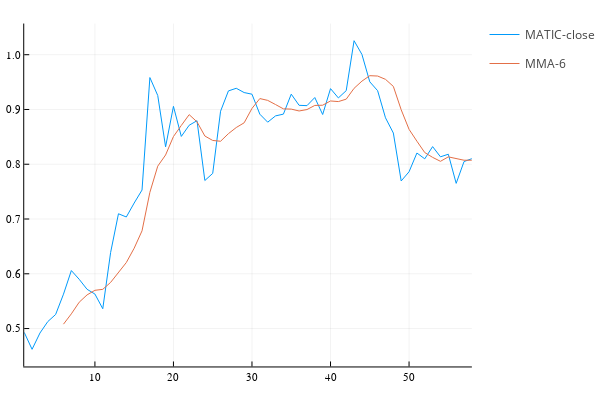

The notebook cell saved with this chart:
### Code cell
P=6
plot(preco,lab="MATIC-close")
plot!(MMA(preco,P),lab=string("MMA","-",P))

### Figure 1 — Plotly figure (JSON) as saved in the notebook; plotly's stock layout.template omitted (floating-point values rounded to 4 significant figures)
{"data": [{"colorbar": {"title": {"text": ""}}, "legendgroup": "MATIC-close", "line": {"color": "rgba(0, 154, 250, 1.000)", "dash": "solid", "shape": "linear", "width": 1}, "mode": "lines", "name": "MATIC-close", "showlegend": true, "type": "scatter", "x": [1, 2, 3, 4, 5, 6, 7, 8, 9, 10, 11, 12, 13, 14, 15, 16, 17, 18, 19, 20, 21, 22, 23, 24, 25, 26, 27, 28, 29, 30, 31, 32, 33, 34, 35, 36, 37, 38, 39, 40, 41, 42, 43, 44, 45, 46, 47, 48, 49, 50, 51, 52, 53, 54, 55, 56, 57, 58], "xaxis": "x", "y": [0.493, 0.4621, 0.4918, 0.5127, 0.5257, 0.5628, 0.6059, 0.5899, 0.5717, 0.563, 0.5362, 0.6389, 0.7096, 0.7037, 0.7292, 0.7529, 0.9583, 0.9255, 0.8318, 0.9057, 0.8508, 0.8712, 0.8795, 0.7703, 0.7833, 0.8968, 0.9339, 0.9387, 0.9309, 0.9279, 0.8914, 0.8768, 0.8883, 0.8915, 0.928, 0.9076, 0.907, 0.9218, 0.8908, 0.9381, 0.9211, 0.9344, 1.026, 1.0, 0.9505, 0.9343, 0.8848, 0.857, 0.7695, 0.7863, 0.8205, 0.8099, 0.8322, 0.8136, 0.8183, 0.7651, 0.8049, 0.8102], "yaxis": "y", "zmax": null, "zmin": null}, {"colorbar": {"title": {"text": ""}}, "legendgroup": "MMA-6", "line": {"color": "rgba(227, 111, 71, 1.000)", "dash": "solid", "shape": "linear", "width": 1}, "mode": "lines", "name": "MMA-6", "showlegend": true, "type": "scatter", "x": [6, 7, 8, 9, 10, 11, 12, 13, 14, 15, 16, 17, 18, 19, 20, 21, 22, 23, 24, 25, 26, 27, 28, 29, 30, 31, 32, 33, 34, 35, 36, 37, 38, 39, 40, 41, 42, 43, 44, 45, 46, 47, 48, 49, 50, 51, 52, 53, 54, 55, 56, 57, 58], "xaxis": "x", "y": [0.508, 0.5268, 0.5481, 0.5615, 0.5698, 0.5716, 0.5843, 0.6016, 0.6205, 0.6468, 0.6784, 0.7488, 0.7965, 0.8169, 0.8506, 0.8708, 0.8906, 0.8774, 0.8516, 0.8435, 0.842, 0.8558, 0.8671, 0.8756, 0.9019, 0.9199, 0.9166, 0.909, 0.9011, 0.9007, 0.8973, 0.8999, 0.9074, 0.9078, 0.9156, 0.9144, 0.9189, 0.9386, 0.9517, 0.9617, 0.9611, 0.955, 0.9421, 0.8994, 0.8637, 0.8421, 0.8213, 0.8126, 0.8053, 0.8135, 0.8099, 0.8073, 0.8074], "yaxis": "y", "zmax": null, "zmin": null}], "layout": {"annotations": [], "height": 400, "legend_position": {"bgcolor": "rgba(255, 255, 255, 1.000)", "bordercolor": "rgba(0, 0, 0, 1)", "borderwidth": 1, "font": {"color": "rgba(0, 0, 0, 1)", "family": "sans-serif", "size": 11}, "title": {"font": {"color": "rgba(0, 0, 0, 1)", "family": "sans-serif", "size": 15}, "text": ""}, "tracegroupgap": 0, "traceorder": "normal", "x": 1, "xanchor": "auto", "y": 1, "yanchor": "auto"}, "margin": {"b": 20, "l": 0, "r": 0, "t": 20}, "paper_bgcolor": "rgba(255, 255, 255, 1.000)", "plot_bgcolor": "rgba(255, 255, 255, 1.000)", "showlegend": true, "width": 600, "xaxis": {"anchor": "y", "autorange": true, "domain": [0.05101, 0.9934], "gridcolor": "rgba(0, 0, 0, 0.1)", "gridwidth": 0.5, "linecolor": "rgba(0, 0, 0, 1)", "mirror": false, "range": [1, 58], "showgrid": true, "showline": true, "showticklabels": true, "tickangle": 0, "tickcolor": "rgb(0, 0, 0)", "tickfont": {"color": "rgba(0, 0, 0, 1)", "family": "sans-serif", "size": 11}, "tickmode": "array", "ticks": "inside", "ticktext": ["0", "10", "20", "30", "40", "50"], "tickvals": [0, 10, 20, 30, 40, 50], "title": {"font": {"color": "rgba(0, 0, 0, 1)", "family": "sans-serif", "size": 15}, "text": ""}, "type": "linear", "visible": true, "zeroline": false, "zerolinecolor": "rgba(0, 0, 0, 1)"}, "yaxis": {"anchor": "x", "autorange": true, "domain": [0.03762, 0.9902], "gridcolor": "rgba(0, 0, 0, 0.1)", "gridwidth": 0.5, "linecolor": "rgba(0, 0, 0, 1)", "mirror": false, "range": [0.4308, 1.057], "showgrid": true, "showline": true, "showticklabels": true, "tickangle": 0, "tickcolor": "rgb(0, 0, 0)", "tickfont": {"color": "rgba(0, 0, 0, 1)", "family": "sans-serif", "size": 11}, "tickmode": "array", "ticks": "inside", "ticktext": ["0.5", "0.6", "0.7", "0.8", "0.9", "1.0"], "tickvals": [0.5, 0.6, 0.7, 0.8, 0.9, 1], "title": {"font": {"color": "rgba(0, 0, 0, 1)", "family": "sans-serif", "size": 15}, "text": ""}, "type": "linear", "visible": true, "zeroline": false, "zerolinecolor": "rgba(0, 0, 0, 1)"}}}
